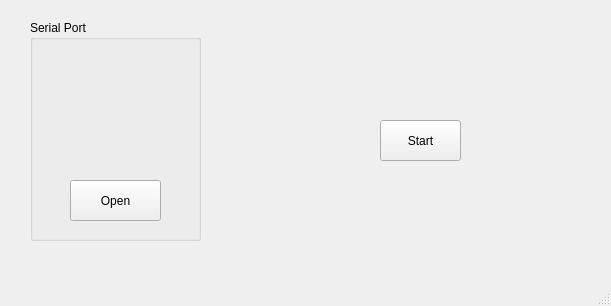
<?xml version="1.0" encoding="UTF-8"?>
<ui version="4.0">
 <class>MainWindow</class>
 <widget class="QMainWindow" name="MainWindow">
  <property name="geometry">
   <rect>
    <x>0</x>
    <y>0</y>
    <width>611</width>
    <height>306</height>
   </rect>
  </property>
  <property name="windowTitle">
   <string>MainWindow</string>
  </property>
  <widget class="QWidget" name="centralwidget">
   <widget class="QPushButton" name="btn_start">
    <property name="geometry">
     <rect>
      <x>380</x>
      <y>120</y>
      <width>81</width>
      <height>41</height>
     </rect>
    </property>
    <property name="text">
     <string>Start</string>
    </property>
   </widget>
   <widget class="QGroupBox" name="groupBox">
    <property name="geometry">
     <rect>
      <x>30</x>
      <y>20</y>
      <width>171</width>
      <height>221</height>
     </rect>
    </property>
    <property name="title">
     <string>Serial Port</string>
    </property>
    <widget class="QPushButton" name="btn_open">
     <property name="geometry">
      <rect>
       <x>40</x>
       <y>160</y>
       <width>91</width>
       <height>41</height>
      </rect>
     </property>
     <property name="text">
      <string>Open</string>
     </property>
    </widget>
   </widget>
  </widget>
  <widget class="QMenuBar" name="menubar">
   <property name="geometry">
    <rect>
     <x>0</x>
     <y>0</y>
     <width>611</width>
     <height>23</height>
    </rect>
   </property>
  </widget>
  <widget class="QStatusBar" name="statusbar"/>
 </widget>
 <resources/>
 <connections/>
</ui>
